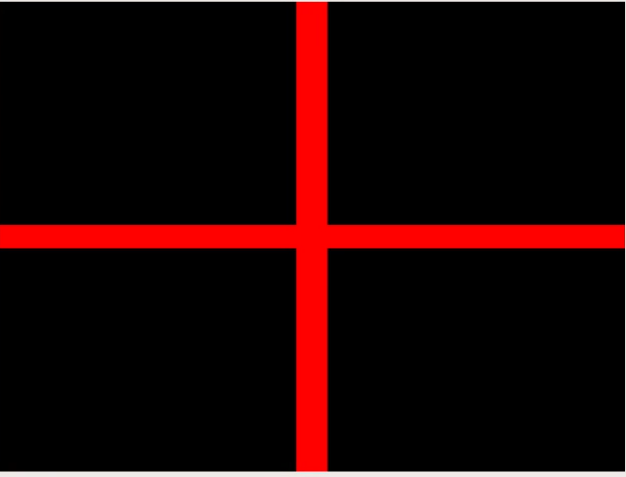
#> input picture pic/cross.png, 626 x 477 px, found by its file name
$ python video_mathc.py
#> lines starting #> are read from the running program, lines starting #| are printed output that depends on the picture; after the words box and inside, x2 and y2 are one past the last pixel; in counts of white or black regions, pixels touching at a corner belong together
import cv2
import numpy as np

# 加载目标图片（模板）
template = cv2.imread('/home/jy/opencv/pic/cross.png', 0)
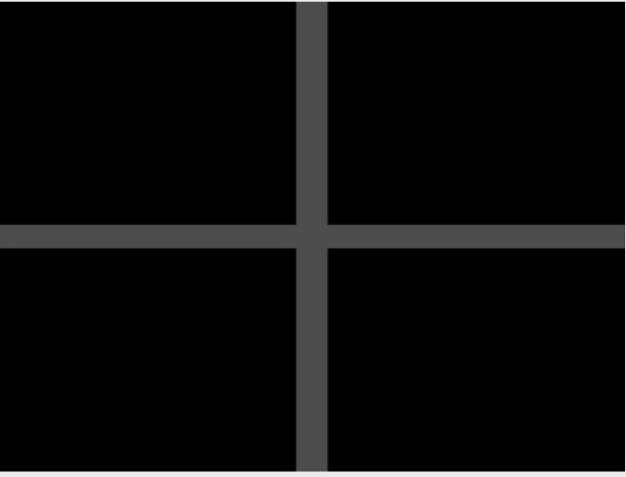
#> template: shape (477, 626); min 0, max 237, mean 11.3
w, h = template.shape[::-1]
#> w = 626; h = 477

# 打开视频文件
cap = cv2.VideoCapture('/home/jy/opencv/video/cross.mp4')

while(cap.isOpened()):
    flage, frame = cap.read()
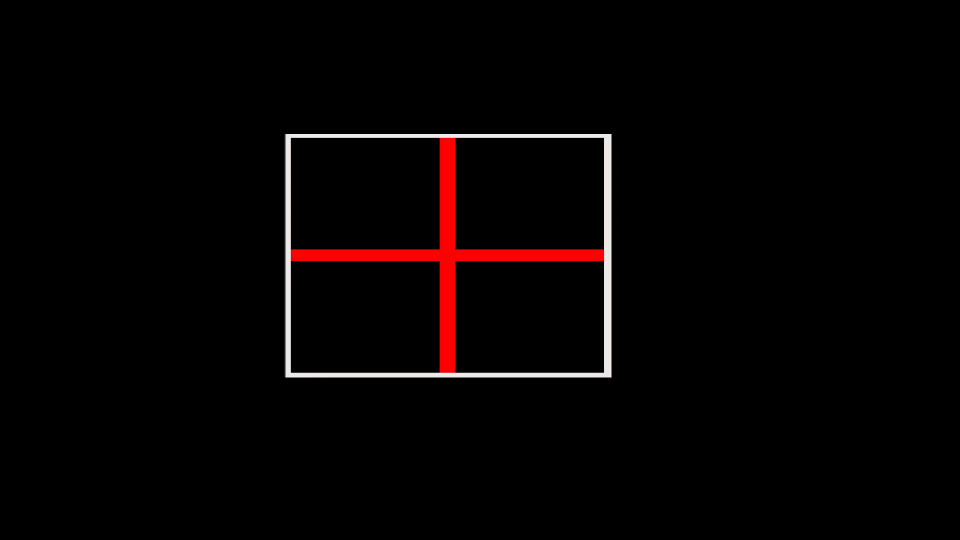
#> input picture frame 37 of video/cross.mp4, 1920 x 1080 px (shown at 1/2 size)
#> frame is the input picture: shape (1080, 1920, 3); mean B, G, R 2.6, 2.7, 6.2

    if flage:
        # 转换为灰度图像
        gray_frame = cv2.cvtColor(frame, cv2.COLOR_BGR2GRAY)

        # 使用模板匹配查找图像中的相同元素
        res = cv2.matchTemplate(gray_frame, template, cv2.TM_CCOEFF_NORMED)
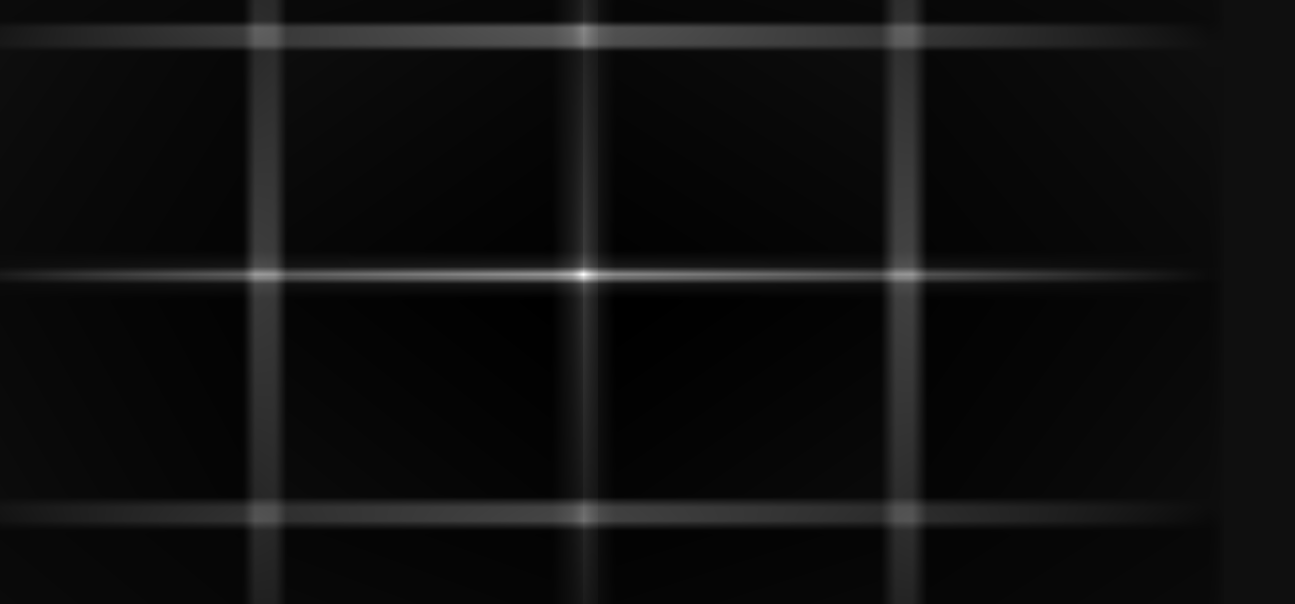
#> res: shape (604, 1295) float32; min -0.0626, max 0.999, mean 0.000556; drawn with min black and max white
        threshold = 0.6
        loc = np.where(res >= threshold)
#> loc = 202 positions, rows 270 to 279, columns 560 to 597

        for pt in zip(*loc[::-1]):
            cv2.rectangle(frame, pt, (pt[0] + w, pt[1] + h), (0,0,255), 2)
#> this loop made 202 passes
#> pt on passes 1 to 3: (582, 270), (583, 270), (584, 270)
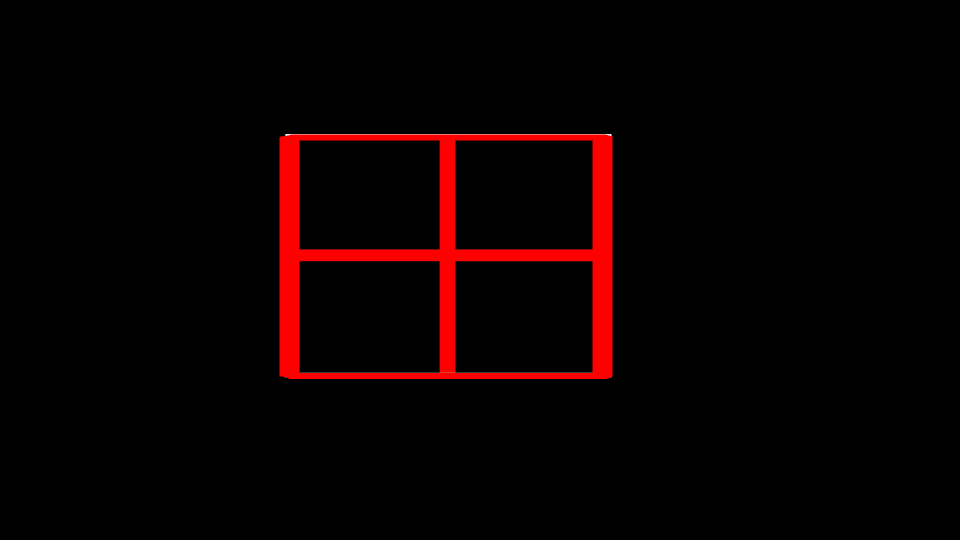
#> frame: shape (1080, 1920, 3) (shown at 1/2 size); 2.55% of pixels changed, all inside (x1, y1, x2, y2) = (559, 269, 1225, 758)

        # 显示结果
        cv2.imshow('Detected', frame)

        # 按下'q'键退出
        if cv2.waitKey(100) & 0xFF == ord('q'):
#> (key q is pressed here)
            break
    else:
        break

cap.release()
cv2.destroyAllWindows()
